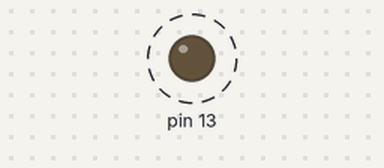
Simulated run of this sketch. Board: Arduino Uno, built with avr-gcc and run on an emulated ATmega328P. Shown: output pins drawn as LEDs (lit = HIGH). Dashed ring = blinking. What the sketch prints to the serial monitor is not drawn.

Above: at 0.86 s.
Timing chart, 0 to 3.8 s (numbered marks = the images above):
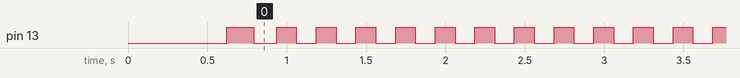

Measured:
- by itself, pin 13: alternates HIGH for 0.12 s and LOW for 0.12 s

The sketch:

question_3_timer2_overflow_mode1__2_.ino
```cpp
// QUESTION 3: Timer2 Overflow Mode (Software Counter) - FULLY FIXED
// LED on Pin 13 blinks at approximately 1 Hz using overflow interrupts

#include <avr/io.h>
#include <avr/interrupt.h>

volatile uint8_t overflow_count = 0;
const uint8_t OVERFLOW_TARGET = 61; // ~1 second (1000ms / 16.384ms)
volatile uint8_t led_state = 0;

void init_q3_timer2() {
  // ===== LED CONFIGURATION =====
  // Set Pin 13 (PB5) as output
  DDRB |= (1 << PB5);

  // Start LED OFF
  PORTB &= ~(1 << PB5);
  led_state = 0;
  overflow_count = 0;

  // ===== TIMER2 CONFIGURATION =====
  // Clear all Timer2 control registers
  TCCR2A = 0x00;
  TCCR2B = 0x00;

  // Clear counter register
  TCNT2 = 0x00;

  // Timer2 is 8-bit: counts from 0-255 (256 total values)
  // With prescaler 1024:
  // Time per overflow = (1/16MHz) * 1024 * 256 = 16.384ms

  // Set Prescaler to 1024
  // CS22 = 1, CS21 = 0, CS20 = 1
  TCCR2B |= (1 << CS22) | (1 << CS20);

  // ===== INTERRUPT CONFIGURATION =====
  // Enable Timer2 Overflow Interrupt
  TIMSK2 = 0x00; // Clear first
  TIMSK2 |= (1 << TOIE2);

  // Enable global interrupts
  sei();
}

// ISR for Timer2 Overflow (fires every 16.384ms)
ISR(TIMER2_OVF_vect) {
  overflow_count++;

  // Check if we've reached the target number of overflows
  if (overflow_count >= OVERFLOW_TARGET) {
    // Toggle LED on Pin 13 (PB5)
    PORTB ^= (1 << PB5);
    led_state = !led_state;

    Serial.print("Timer2 Overflow Count Reached (");
    Serial.print(OVERFLOW_TARGET);
    Serial.print(") - LED: ");
    Serial.println(led_state ? "ON" : "OFF");

    // Reset overflow counter
    overflow_count = 0;
  }
}

void setup() {
  Serial.begin(9600);
  delay(500);

  init_q3_timer2();

  Serial.println("----- QUESTION 3: Timer2 Overflow Mode ----- ");
  Serial.println("LED blinking at ~1 Hz on Pin 13");
  Serial.println("");
  Serial.println("Timer2 Configuration:");
  Serial.println("  - Prescaler: 1024");
  Serial.println("  - Counter: 8-bit (0-255)");
  Serial.println("  - Time per overflow: 16.384ms");
  Serial.println("  - Software counter target: 61 overflows");
  Serial.println("  - Total time: ~1000ms");
  Serial.println("");
  Serial.println("LED should blink: ON for ~1 second, OFF for ~1 second, repeat...");
}

void loop() {
  // Everything handled by Timer2 overflow interrupt
  // Main loop remains empty
}
```
